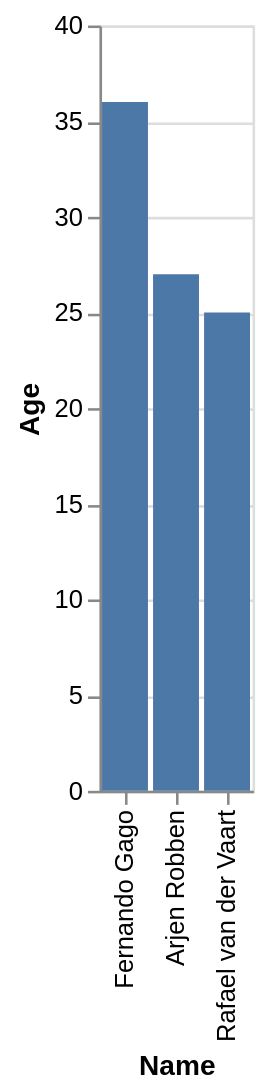

Write a Vega-Lite specification for this figure.
### Vega-Lite specification from a JSON file in a GitHub repository (floating-point values rounded to 4 significant figures)
{"data": {"values": [{"x_data": "Arjen Robben", "y_data": 27}, {"x_data": "Fernando Gago", "y_data": 36}, {"x_data": "Rafael van der Vaart", "y_data": 25}]}, "mark": "bar", "encoding": {"x": {"field": "x_data", "type": "nominal", "title": "Name", "sort": {"op": "sum", "field": "y_data", "order": "descending"}}, "y": {"field": "y_data", "type": "quantitative", "title": "Age"}}}
